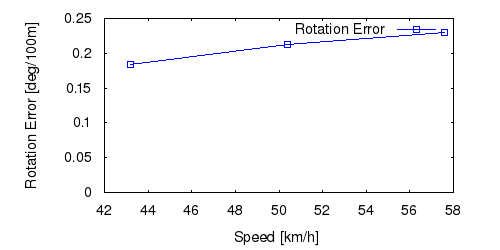

This chart was generated by the following gnuplot code:
set term postscript eps enhanced color
set output "04_rs.eps"
set size ratio 0.5
set yrange [0:*]
set xlabel "Speed [km/h]"
set ylabel "Rotation Error [deg/100m]"
plot "04_rs.txt" using ($1*3.6):($2*57.3*100) title 'Rotation Error' lc rgb "#0000FF" pt 4 w linespoints
